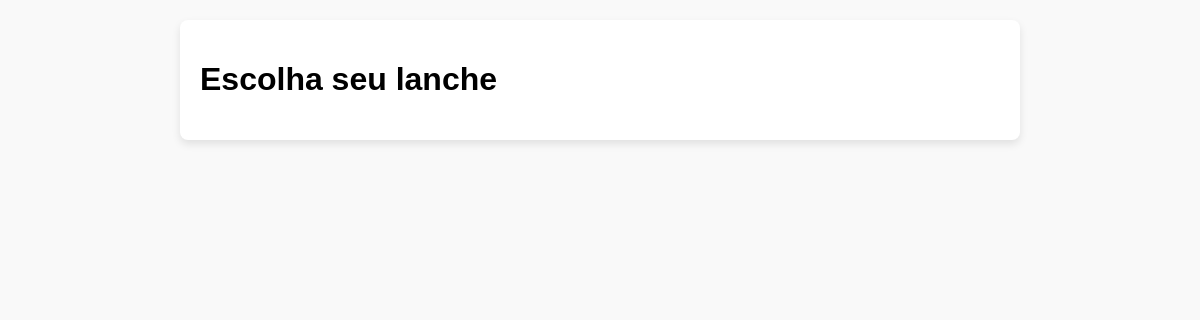
Page /home.php on the earlier database version.
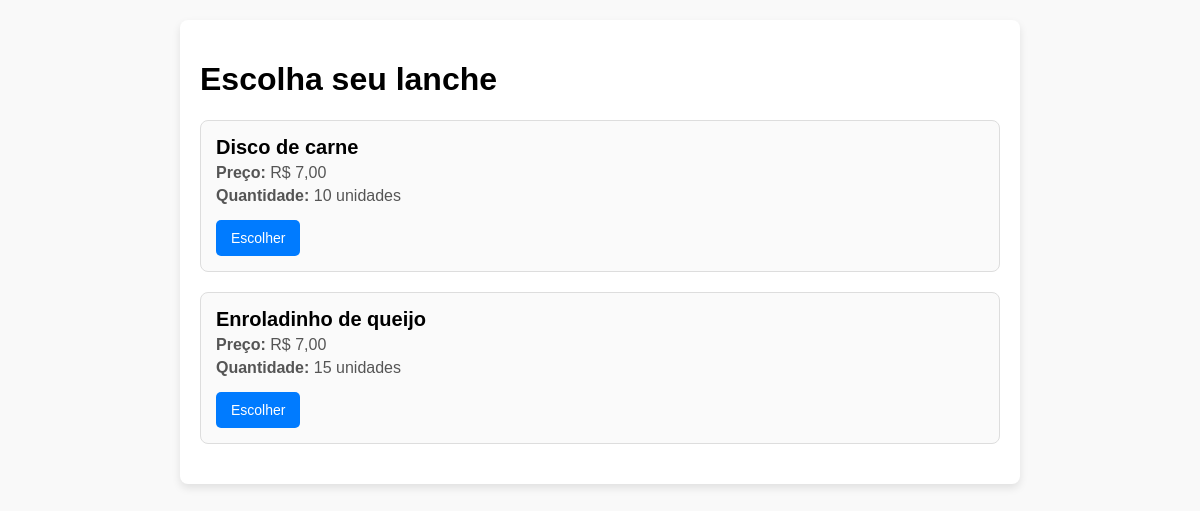
Same page on the later database version.
### tables this page shows
CREATE TABLE "estoque" (
                    "id" INTEGER PRIMARY KEY AUTOINCREMENT NOT NULL,
                    "produto" VARCHAR NOT NULL,
                    "preco" INT NOT NULL,
                    "quantidade" INT);

### home.php (the view, shortened to what this page needs)
<?php
include 'banco.php';
$stmt = $pdo->query("SELECT * FROM estoque");
$produtos = $stmt->fetchAll(PDO::FETCH_ASSOC);
?>
<!DOCTYPE html>
<html lang="pt-BR">
<head>
</head>
<body>
    <div class="container">
        <h1>Escolha seu lanche</h1>
        <?php foreach ($produtos as $produto): ?>
            <div class="item">
                <h3><?php echo htmlspecialchars($produto['produto']); ?></h3>
                <p><strong>Preço:</strong> R$ <?php echo number_format($produto['preco'], 2, ',', '.'); ?></p>
                <p><strong>Quantidade:</strong> <?php echo htmlspecialchars($produto['quantidade']); ?> unidades</p>
                <button
                    onclick="alert('Você escolheu: <?php echo htmlspecialchars($produto['produto']); ?>')">
                    Escolher
                </button>
            </div>
        <?php endforeach; ?>
    </div>
</body>
</html>

### home.php (style rules this page uses)
body { font-family: Arial, sans-serif; margin: 0; padding: 0; background-color: #f9f9f9; }
.container { max-width: 800px; margin: 20px auto; padding: 20px; background: #fff; border-radius: 8px; box-shadow: 0 4px 8px rgba(0, 0, 0, 0.1); }
.item { margin-bottom: 20px; padding: 15px; border: 1px solid #ddd; border-radius: 8px; background-color: #fafafa; }
.item h3 { margin: 0; font-size: 20px; }
.item p { margin: 5px 0; color: #555; }
.item button { margin-top: 10px; padding: 10px 15px; font-size: 14px; background: #007BFF; color: white; border: none; border-radius: 5px; cursor: pointer; }

Differences in the rows shown:
added estoque: produto "Disco de carne", preco "7,00", quantidade "10"
added estoque: produto "Enroladinho de queijo", preco "7,00", quantidade "15"
